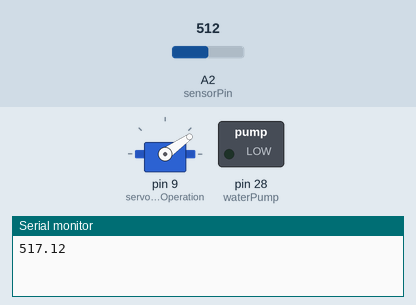
A sketch run on a simulated Arduino Mega 2560, built with avr-gcc and run on an emulated ATmega2560. Shown: servo, switched loads named in the sketch (green lamp = pin HIGH), the last lines printed to the serial monitor. Inputs (shaded band) come from the test bench; at power-on: A2 (sensorPin) = 512.

Above: at 0.4 s.
At 3.4 s:
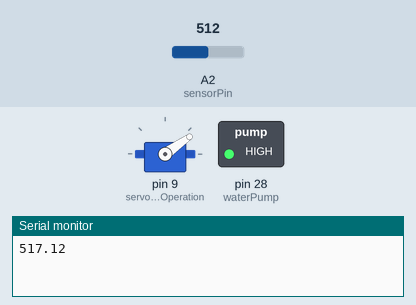
At 7.6 s:
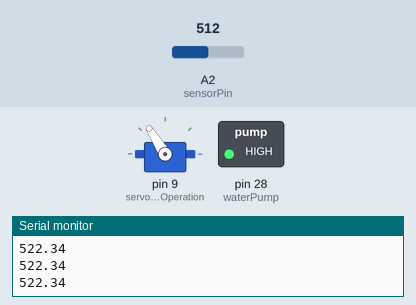
Timing chart, 0 to 9.1 s (numbered marks = the images above):
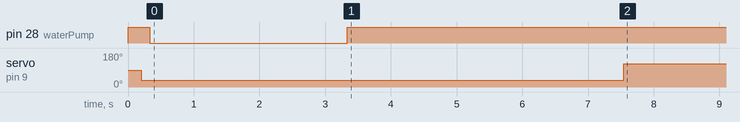

Measured:
- by itself, pin 28 (waterPump): HIGH → LOW at 0.33 s, → HIGH 3.0 s later
- by itself, servo on pin 9 (servoCraneOperation): 90° → 35° at 0.20 s, → 122° 7.3 s later

The sketch:

05SmartSystems-MoistureSensorAndCraneTest.ino
```cpp
/* NEED TO INCLUDE THE SERVO LIBRARY */
#include <Servo.h>

/* CREATES AN OBJECT TO BE ABLE TO CONTROL THE SERVO MOTOR */
Servo servoCraneOperation;

/* DEFINES WATER PUMP INPUTS */
int waterPump = 28;

bool pumpActivated = false;

/* CHECKS IF THE PLANT HAS BEEN WATERED BEFORE. THIS IS FOR 1 PLANT ONLY */
bool plantHasBeenWatered = false;

/* CHECKS IF THE PLANT IS CURRENTLY BEING WATERED */
bool plantIsBeingWatered;

/* DEFINES THE SENSOR PIN FOR THE SOIL MOISTURE SENSOR - WILL BE USING ANALOG CONNECTION 2 (A2) FOR NOW */
#define sensorPin A2

/* NEED A VARIABLE TO STORE SENSOR READINGS */
float sensorValue = 0;

void setup()
{
  /* ATTACHES THE SERVO ON PIN NUMBER 8 TO THE SERVO OBJECT (servoCraneOperation) */
  servoCraneOperation.attach(9);

  /* WATERPUMP SET TO OUTPUT & INITIALLY SET IT TO LOW */
  pinMode(waterPump, OUTPUT);
  digitalWrite(waterPump, HIGH);

  Serial.begin(9600);
}

void loop()
{
    /* IF THE PLANT HASN'T BEEN WATERED BEFORE AND THE DISTANCE VARIABLE FROM THE ULTRASONIC SENSOR EVALUATES TO TRUE - THE VEHICLE SHOULD STOP. */
  if (!plantHasBeenWatered)
  {
    /* ADDING A SMALL DELAY BEFORE STOPPING THE VEHICLE. */
    delay(200);

    /* CHANGING 'isBeingWatered' VARIABLE TO TRUE TO ENTER THE WHILE LOOP */
    plantIsBeingWatered = true;
    while (plantIsBeingWatered)
    {
      /* CODE FOR SERVO MOTOR (GOING DOWN) SHOULD BE ADDED HERE. */
      ServoMotorRotateDown();
      /* CODE FOR SOIL MOISTURE SENSOR SHOULD BE ADDED HERE. */

      for (int i = 0; i < 10; i++)
      {
        soilMoistureSensorReadings();
        /* CODE FOR PUMP ACTIVATION SHOULD BE ADDED HERE */
        if ((sensorValue < 800) && (plantIsBeingWatered))
        {
          WaterPumpActivation();

          /* CHANGING 'isBeingWatered' VARIABLE TO FALSE TO EXIT THE WHILE LOOP */
          plantIsBeingWatered = false;
        }
      }
    }
       delay(2000);
       ServoMotorRotateUp();

       /* SET THE VARIABLE TO TRUE SO THAT THE SYSTEM WILL KNOW THAT THIS PLANT HAS BEEN GIVEN WATER RECENTLY. */
       plantHasBeenWatered = true;
  }
}

/* FUNCTION THAT WILL MOVE THE CRANE DOWN */
/* THIS HAVE NOT BEEN TESTED YET */
void ServoMotorRotateDown()
{
  servoCraneOperation.writeMicroseconds (900);
}

/* FUNCTION THAT WILL MOVE THE CRANE BACK UP AGAIN */
/* THIS HAVE NOT BEEN TESTED YET */
void ServoMotorRotateUp()
{
  servoCraneOperation.writeMicroseconds (1800);
}

/* FUNCTION FOR ACTIVATING THE WATER PUMP. THIS WILL BE ACTIVATED FOR 1 SECOND AND THEN TURNED OFF FOR 1 SECOND */
void WaterPumpActivation()
{
  digitalWrite(waterPump, LOW);
  delay(3000);
  digitalWrite(waterPump, HIGH);
  delay(1000);
}


void soilMoistureSensorReadings()
{
  for (int i = 0; i <= 100; i++)
  {
    sensorValue = sensorValue + analogRead(sensorPin);
    delay(1);
  }
  sensorValue = sensorValue / 100.0;
  Serial.println(sensorValue);
  delay(20);
}
```
